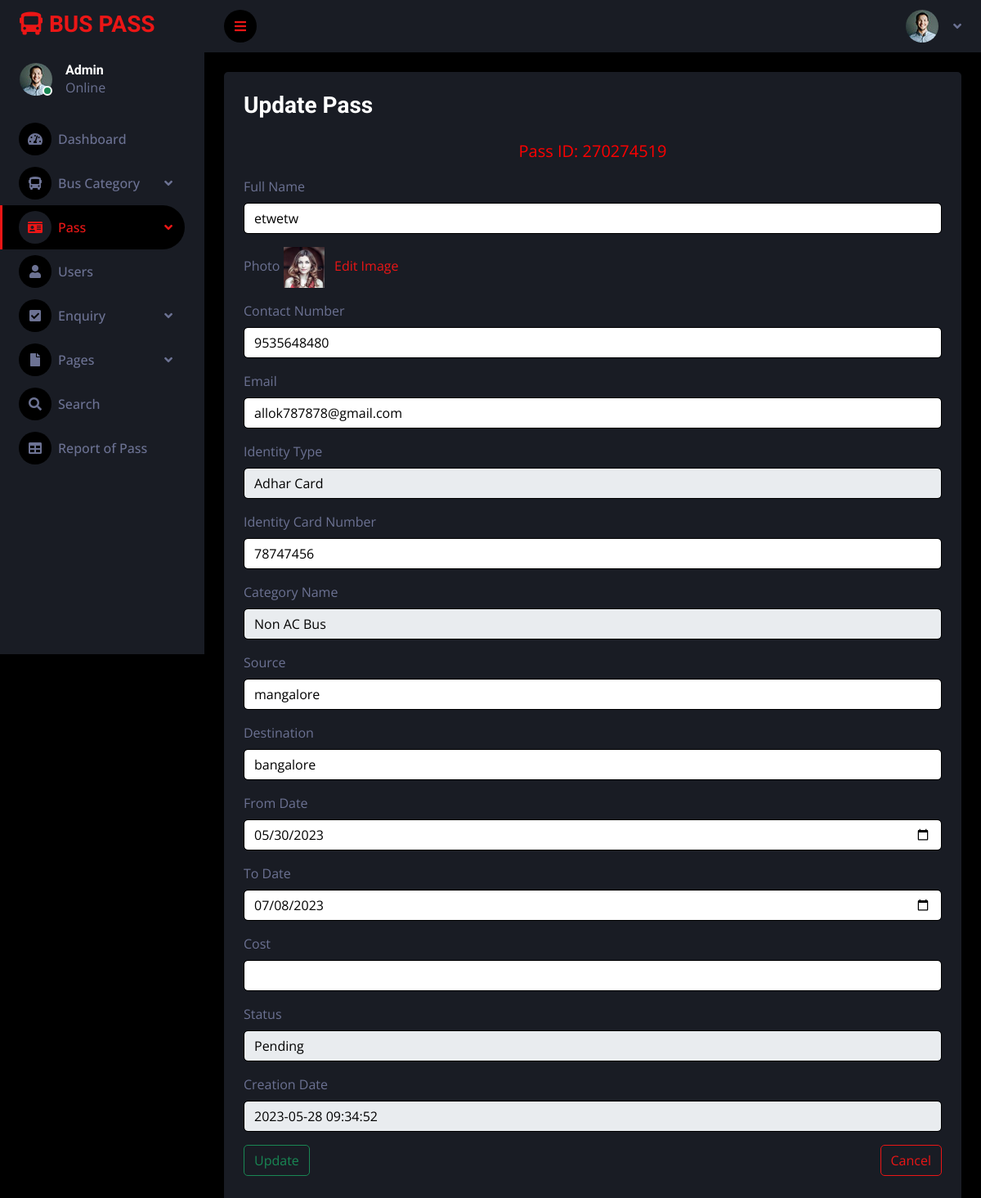
Page /admin/edit-pending-pass-detail.php?editid=14 (signed in) on the committed database.
### tables this page shows
CREATE TABLE `tblpass` (
  `ID` int(10) NOT NULL,
  `PassNumber` varchar(200) DEFAULT NULL,
  `FullName` varchar(200) DEFAULT NULL,
  `ProfileImage` varchar(200) DEFAULT NULL,
  `ContactNumber` bigint(10) DEFAULT NULL,
  `Email` varchar(200) DEFAULT NULL,
  `IdentityType` varchar(200) DEFAULT NULL,
  `IdentityCardno` varchar(200) DEFAULT NULL,
  `Category` varchar(100) DEFAULT NULL,
  `Source` varchar(200) DEFAULT NULL,
  `Destination` varchar(200) DEFAULT NULL,
  `FromDate` varchar(200) DEFAULT NULL,
  `ToDate` varchar(200) DEFAULT NULL,
  `Cost` decimal(10,0) DEFAULT NULL,
  `Status` varchar(50) NOT NULL DEFAULT 'Pending',
  `Payment` varchar(100) NOT NULL DEFAULT 'Not Done',
  `PasscreationDate` timestamp NULL DEFAULT current_timestamp()
);

### admin/edit-pending-pass-detail.php (the view, shortened to what this page needs)
<?php
include('includes/dbconnection.php');
if (strlen($_SESSION['bpmsaid']==0)) {
  header('location:logout.php');
  } else{
?>
<html>
<head>
    <link href="https://cdnjs.cloudflare.com/ajax/libs/font-awesome/5.10.0/css/all.min.css" rel="stylesheet">
    <link href="https://cdn.jsdelivr.net/npm/bootstrap-icons@1.4.1/font/bootstrap-icons.css" rel="stylesheet">
    <link href="lib/owlcarousel/assets/owl.carousel.min.css" rel="stylesheet">
    <link href="lib/tempusdominus/css/tempusdominus-bootstrap-4.min.css" rel="stylesheet" />
    <link href="css/bootstrap.min.css" rel="stylesheet">
    <link href="css/style.css" rel="stylesheet">
</head>
<body>
    <?php include('includes/sidebar2.php');?>
    <div class="content">
    <?php include_once('includes/header.php');?>
    <div class="container-fluid position-relative d-flex p-0">
        <div class="container-fluid pt-4 px-4">
        <div class="col-12">
        <div class="col-12">
                        <div class="bg-secondary rounded h-100 p-4">
                            <h3 class="mb-4">Update Pass</h3>
                            <form method="post">
                            <?php
$eid=$_GET['editid'];
$sql="SELECT * from  tblpass where ID=$eid";
$query = $dbh -> prepare($sql);
$query->execute();
$results=$query->fetchAll(PDO::FETCH_OBJ);
$cnt=1;
if($query->rowCount() > 0)
{
foreach($results as $row)
{               ?>
  <p colspan="6" style="font-size:20px;color:red;text-align: center;">Pass ID: <?php  echo ($row->PassNumber);?></p>
  <div class="mb-3"><label for="exampleInputfullname" class="form-label">Full Name</label>
  <input type="text" name="fullname" value="<?php  echo $row->FullName;?>" class="form-control" required='true'></div>
  <div class="mb-3"><label for="exampleInputphoto" class="form-label">Photo</label>
  <img src="images/<?php echo $row->ProfileImage;?>" width="50" height="50" value="<?php  echo $row->ProfileImage;?>">
  <a href="changeimage.php?editid=<?php echo $row->ID;?>"> &nbsp; Edit Image</a> </div>
  <div class="mb-3"><label for="exampleInputcontact" class="form-label">Contact Number</label>
  <input type="text" name="cnumber" value="<?php  echo $row->ContactNumber;?>" class="form-control" required='true'></div>
  <div class="mb-3"><label for="exampleInputemail" class="form-label">Email</label>
  <input type="email" name="email" value="<?php  echo $row->Email;?>"  class="form-control" required='true'></div>
  <div class="mb-3"><label for="exampleInputIdentity" class="form-label">Identity Type</label>
  <select type="text" name="identitytype" value="" class="form-control" required='true'>
    <option value="<?php  echo $row->IdentityType;?>"><?php  echo $row->IdentityType;?></option>
  </select></div>
  <div class="mb-3"><label for="exampleInputIdentitynumber" class="form-label">Identity Card Number</label>
  <input type="text" name="icnum" value="<?php  echo $row->IdentityCardno;?>" class="form-control" required='true'></div>
  <div class="mb-3"><label for="exampleInputcategory" class="form-label">Category Name</label>
  <select type="text" name="category" value="" class="form-control" required='true'>
     <option value="<?php  echo $row->Category;?>"><?php  echo $row->Category;?></option>
   </select></div>
   <div class="mb-3"><label for="exampleInputsource" class="form-label">Source</label>
   <input type="text" name="source" value="<?php  echo $row->Source;?>" class="form-control" required='true'> </div>
   <div class="mb-3"><label for="exampleInputdest" class="form-label">Destination</label>
   <input type="text" name="destination" value="<?php  echo $row->Destination;?>" class="form-control" required='true'> </div>
   <div class="mb-3"><label for="exampleInputfdate" class="form-label">From Date</label>
   <input type="date" name="fromdate" value="<?php  echo $row->FromDate;?>" class="form-control" required='true'> </div>
   <div class="mb-3"><label for="exampleInputtdate" class="form-label">To Date</label>
   <input type="date" name="todate" value="<?php  echo $row->ToDate;?>" class="form-control" required='true'> </div>
   <div class="mb-3"><label for="exampleInputcost" class="form-label">Cost</label>
   <input type="text" name="cost" value="<?php  echo $row->Cost;?>" class="form-control" required='true'> </div>
   <div class="mb-3"><label for="exampleInputcost" class="form-label">Status</label>
   <select type="text" name="status" value="<?php  echo $row->Status;?>" class="form-control" required='true'>
   <option value="Pending">Pending</option>
        </select></div>
   <div class="mb-3"><label for="exampleInputcreationdate" class="form-label">Creation Date</label>
   <input type="text" value="<?php  echo $row->PasscreationDate;?>" class="form-control" readonly='true'> </div>
   <?php $cnt=$cnt+1;}} ?>
   <p style="text-align:left;"><button type="submit" class="btn btn-outline-success" name="submit" id="submit">Update</button>
   <a  style="float: right" class="btn btn-outline-primary" href="pending-pass.php" onclick="return confirm('Do you want to close ?');">Cancel</a></p></p>
   </form>
                          </div>
                        </div>
          </div>
          </div>
          </div>
</body>
</html>
<?php }  ?>

### admin/includes/sidebar2.php (shortened to what this page needs)
<?php
include('includes/dbconnection.php');
?>
<!DOCTYPE html>
<html lang="en">
<head>
    <link href="https://cdnjs.cloudflare.com/ajax/libs/font-awesome/5.10.0/css/all.min.css" rel="stylesheet">
    <link href="https://cdn.jsdelivr.net/npm/bootstrap-icons@1.4.1/font/bootstrap-icons.css" rel="stylesheet">
    <link href="lib/owlcarousel/assets/owl.carousel.min.css" rel="stylesheet">
    <link href="lib/tempusdominus/css/tempusdominus-bootstrap-4.min.css" rel="stylesheet" />
    <link href="css/bootstrap.min.css" rel="stylesheet">
    <link href="css/style.css" rel="stylesheet">
</head>
<body>
 <div class="sidebar pe-4 pb-3">
            <nav class="navbar bg-secondary navbar-dark">
                <a href="dashboard.php" class="navbar-brand mx-4 mb-3">
                    <h3 class="text-primary"><i class="fa fa-bus me-2"></i>BUS PASS</h3>
                </a>
                <div class="d-flex align-items-center ms-4 mb-4">
                    <div class="position-relative">
                        <img class="rounded-circle" src="img/user.jpg" alt="" style="width: 40px; height: 40px;">
                        <div class="bg-success rounded-circle border border-2 border-white position-absolute end-0 bottom-0 p-1"></div>
                    </div>
                    <?php
                            $aid = $_SESSION['bpmsaid'];
                            $sql = "SELECT AdminName FROM tbladmin WHERE ID=:aid";
                            $query = $dbh->prepare($sql);
                            $query->bindParam(':aid', $aid, PDO::PARAM_STR);
                            $query->execute();
                            $results = $query->fetchAll(PDO::FETCH_OBJ);
                            if ($query->rowCount() > 0) {
                                foreach ($results as $row) {
                            ?>
                    <div class="ms-3">
                        <h6 class="mb-0"><?php echo $row->AdminName; ?></h6>
                        <span>Online</span>
                    </div>
                    <?php $cnt = $cnt + 1;
                                }
                            } ?>
                </div>
                <div class="navbar-nav w-100">
                    <a href="dashboard.php" class="nav-item nav-link "><i class="fa fa-tachometer-alt me-2"></i>Dashboard</a>
                    <div class="nav-item dropdown">
                        <a href="#" class="nav-link dropdown-toggle" data-bs-toggle="dropdown"><i class="fa fa-bus me-2"></i>Bus Category</a>
                    </div>
                    <div class="nav-item dropdown">
                        <a href="#" class="nav-link dropdown-toggle active" data-bs-toggle="dropdown"><i class="fa fa-id-card me-2"></i>Pass</a>
                    </div>
                    <a href="manage-user.php" class="nav-item nav-link"><i class="fa fa-user me-2"></i>Users</a>
                    <div class="nav-item dropdown">
                        <a href="#" class="nav-link dropdown-toggle" data-bs-toggle="dropdown"><i class="fa fa-check-square me-2"></i>Enquiry</a>
                    </div>
                    <div class="nav-item dropdown">
                        <a href="#" class="nav-link dropdown-toggle" data-bs-toggle="dropdown"><i class="fa fa-file me-2"></i>Pages</a>
                    </div>
                    <a href="search-pass.php" class="nav-item nav-link"><i class="fa fa-search me-2"></i>Search</a>
                    <a href="pass-bwdates-report.php" class="nav-item nav-link"><i class="fa fa-table me-2"></i>Report of Pass</a>
                </div>
            </nav>
        </div>
</body>
</html>

### admin/css/style.css (style rules this page uses)
:root { --primary: #EB1616; --secondary: #191C24; --light: #6C7293; --dark: #000000; }
.btn { transition: .5s; }
.sidebar { position: fixed; top: 0; left: 0; bottom: 0; width: 250px; height: 100vh; overflow-y: auto; background: var(--secondary); transition: 0.5s; z-index: 999; }
.content { margin-left: 250px; min-height: 100vh; background: var(--dark); transition: 0.5s; }
@media (min-width: 992px) { .sidebar { margin-left: 0; } }
@media (min-width: 992px) { .content { width: calc(100% - 250px); } }
.sidebar .navbar .navbar-nav .nav-link { padding: 7px 20px; color: var(--light); font-weight: 500; border-left: 3px solid var(--secondary); border-radius: 0 30px 30px 0; outline: none; }
.sidebar .navbar .navbar-nav .nav-link:hover, .sidebar .navbar .navbar-nav .nav-link.active { color: var(--primary); background: var(--dark); border-color: var(--primary); }
.sidebar .navbar .navbar-nav .nav-link i { width: 40px; height: 40px; display: inline-flex; align-items: center; justify-content: center; background: var(--dark); border-radius: 40px; }
.sidebar .navbar .navbar-nav .nav-link:hover i, .sidebar .navbar .navbar-nav .nav-link.active i { background: var(--secondary); }
.sidebar .navbar .dropdown-toggle::after { position: absolute; top: 15px; right: 15px; border: none; content: "\f107"; font-family: "Font Awesome 5 Free"; font-weight: 900; transition: .5s; }

### rows in the picture
tblpass: PassNumber "270274519", fullname "etwetw", ProfileImage (picture), cnumber "9535648480", email "allok787878@gmail.com", identitytype "Adhar Card", icnum "78747456", category "Non AC Bus", source "mangalore", destination "bangalore", fromdate "05/30/2023", todate "07/08/2023", status "Pending", PasscreationDate "2023-05-28 09:34:52"

### other values in the picture
$row->AdminName "Admin"
